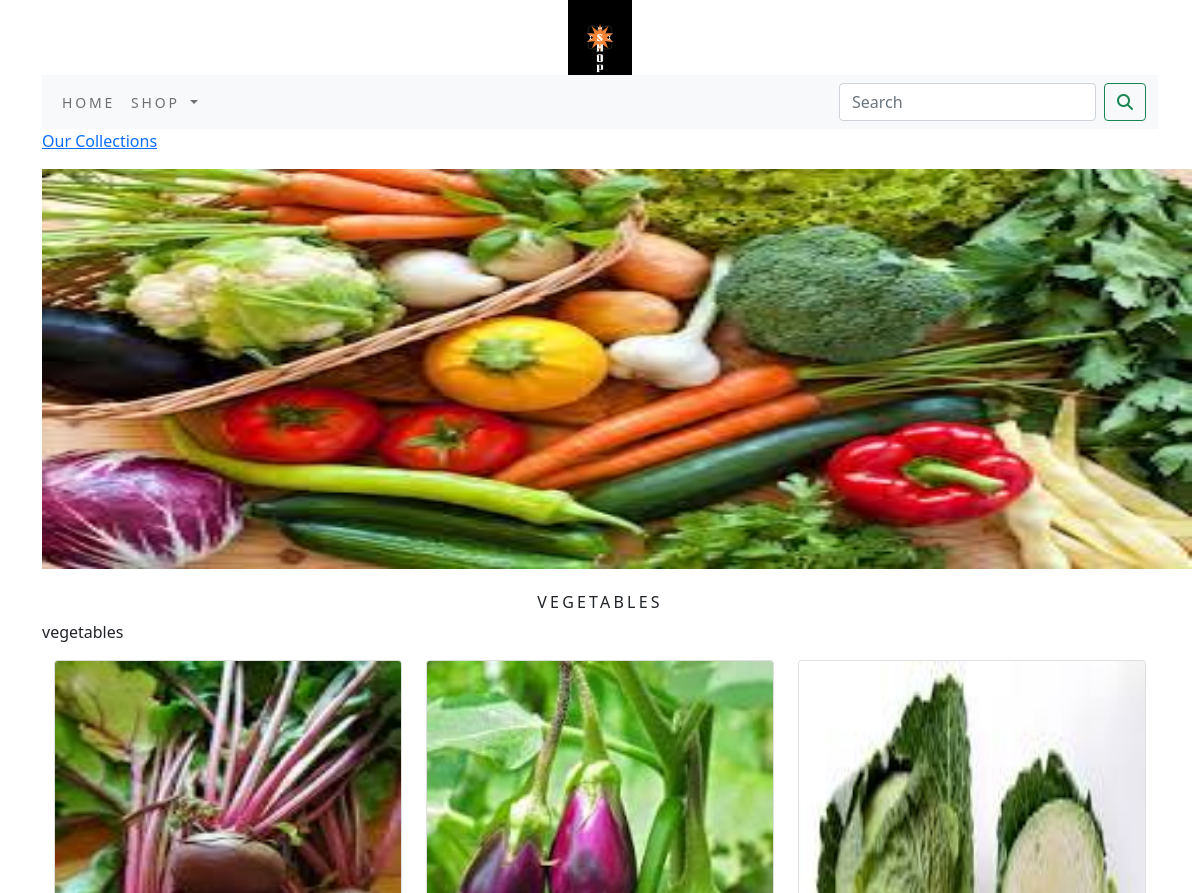
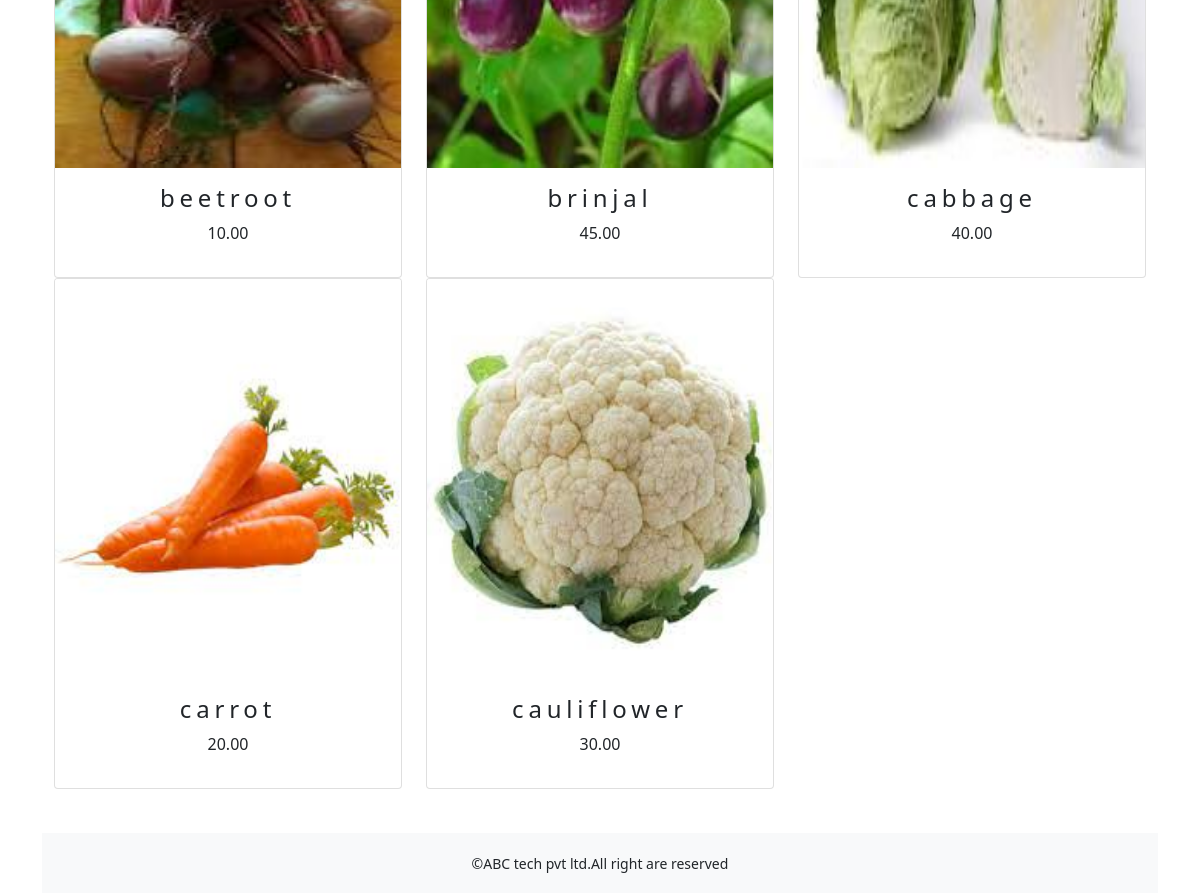
The page /shop/vegetables/ on the database its author committed (2 pictures, top to bottom).
### shop/models.py (models this page shows, shortened)
class Category(models.Model):
    name=models.CharField(max_length=250,unique=True)
    slug=models.SlugField(max_length=250,unique=True)
    description=models.TextField(blank=True)
    image=models.ImageField(upload_to='category',blank=True)
    class Meta:
        ordering=('name',)
        verbose_name='category'
        verbose_name_plural='categories'
    def get_url(self):
        return reverse('shop:products_by_category',args=[self.slug])

class Product(models.Model):
    name = models.CharField(max_length=250, unique=True)
    slug = models.SlugField(max_length=250, unique=True)
    description = models.TextField(blank=True)
    price=models.DecimalField(max_digits=10,decimal_places=2)
    category=models.ForeignKey(Category,on_delete=models.CASCADE)
    image = models.ImageField(upload_to='product', blank=True)
    stock=models.IntegerField()
    available=models.BooleanField(default=True)
    created=models.DateTimeField(auto_now_add=True)
    updated=models.DateTimeField(auto_now=True)
    def get_url(self):
        return reverse('shop:prodCatdetail',args=[self.category.slug,self.slug])
    class Meta:
        ordering = ('name',)
        verbose_name = 'product'
        verbose_name_plural = 'products'

### shop/views.py (the view)
# urls.py: path('',views.allProdCat,name='allProdCat'),
def allProdCat(request,c_slug=None):
    c_page=None
    products_list=None
    if c_slug!=None:
        c_page=get_object_or_404(Category,slug=c_slug)
        products_list=Product.objects.all().filter(category=c_page,available=True)
    else:
        products_list=Product.objects.all().filter(available=True)
    paginator=Paginator(products_list,6)
    try:
        page=int(request.GET.get('page','1'))
    except:
        page=1
    try:
        products=paginator.page(page)
    except (EmptyPage,InvalidPage):
        products=paginator.page(paginator.num_pages)
    return render(request,'category.html',{'category':c_page,'products':products})

### cart/context_processors.py (called while the page is built)
def counter(request):
    item_count=0
    if 'admin' in request.path:
        return {}
    else:
        try:
            cart=Cart.objects.filter(cart_id=_cart_id(request))
            cart_items=CartItem.objects.all().filter(cart=cart[:1])
            for cart_item in cart_items:
                item_count += cart_item.quantity
        except Cart.DoesNotExist:
            item_count=0
    return dict(item_count=item_count)

### cart/views.py (called while the page is built)
def _cart_id(request):
    cart=request.session.session_key
    if not cart:
        cart=request.session.create()
    return cart

### shop/context_processors.py (called while the page is built)
def menu_links(request):
    links=Category.objects.all()
    return dict(links=links)

### templates/category.html (shortened to what this page needs)
{% extends 'base.html' %}
{% load static %}
{% block content %}
    {% if category %}
<div>
    <div class="row my_row_class">
        <div class="mx-auto">
        <p><a href="{% url 'shop:allProdCat' %}">Our Collections</a></p>
    </div>
        </div>
</div>
{% endif %}
<div class="mx_auto">
     {% if category %}
    <img  src="{{category.image.url}}" alt="{{category.name}}" width="1150px" height="400px;">
</div>
<br>
<div>
    <h1 class="text-center my_title">{{category.name}}</h1>
    <p class="text-justify">{{category.description}}</p>
</div>
{% endif %}
<div class="container">
    <div class="row mx_auto">
        {% for product in products.object_list  %}
        <div class="my_bottom_margin col-9  col-sm-12 col-md-4 col-lg-4">
            <div class="card text-center" style="min-width:18rem;">
                <a href="{{product.get_url}}"><img class="card-img-top my_image" src="{{product.image.url}}" alt="{{product.name}}" width="100px" height="100px;"></a>
                <div class="card-body">
                    <h4>{{product.name}}</h4>
                    <p>{{product.price}}</p>
                </div>
            </div>
        </div>
        {% endfor %}
    </div>
    <br>
</div>
{% endblock %}

### static/css/custom.css (style rules this page uses)
body { font-family: 'Roboto', sans-serif; }
.my_row_class { padding-top=15px; }
.my_image { width:50px; height:400px; }
.my_title { font-size:16px; text-transform:uppercase; letter-spacing:.2em; }
.my_bottom_margin { margin_bottom:10px; }
.card-body h4 { font-size:14px text-transform:uppercase; letter-spacing:.2em; }

### rows shown on the page
Category: image (picture), name "VEGETABLES", description "vegetables"
Product: image (picture), name "beetroot", price "10.00"
Product: image (picture), name "brinjal", price "45.00"
Product: image (picture), name "cabbage", price "40.00"
Product: image (picture), name "carrot", price "20.00"
Product: image (picture), name "cauliflower", price "30.00"
